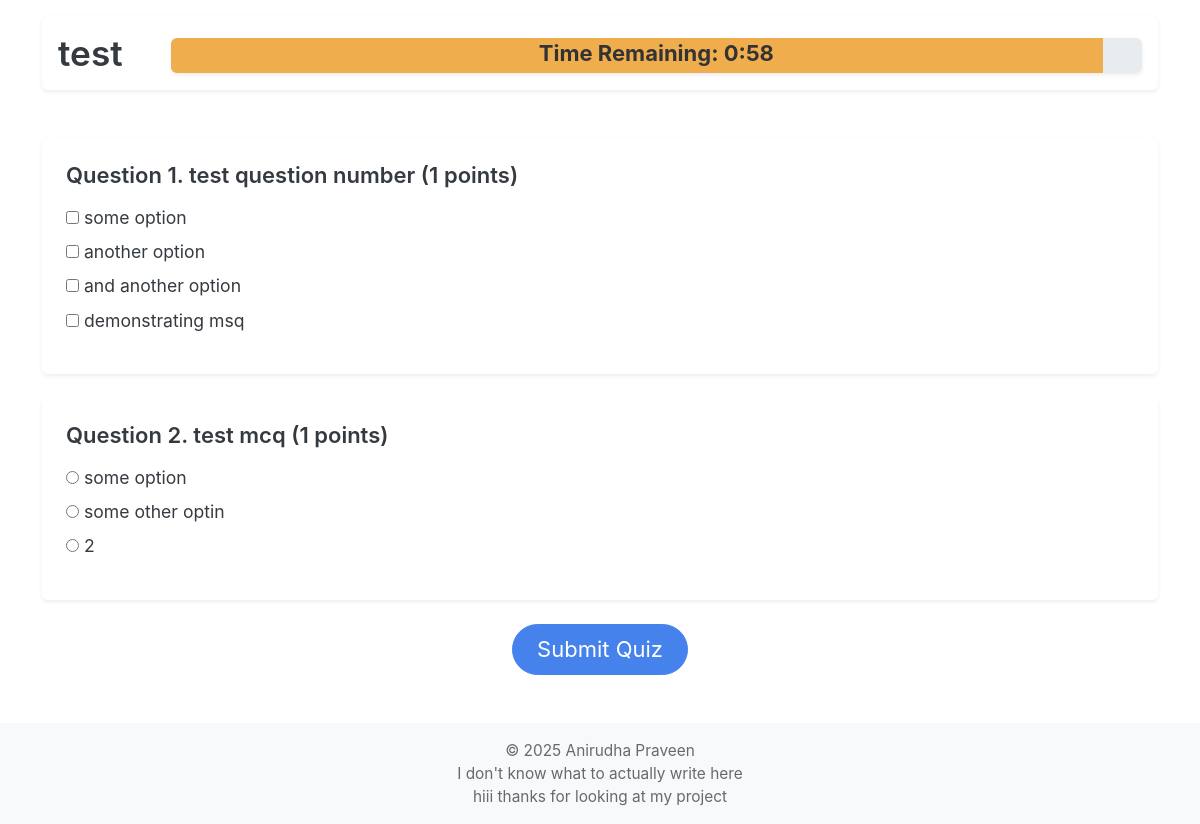
Page /user/11 (signed in) on the committed database.
### models/models.py (models this page shows)
class Quiz(db.Model):
    __tablename__ = "quiz"
    quiz_id: Mapped[id_pk]
    quiz_name: Mapped[str]
    chapter_id: Mapped[int]
    subject_id: Mapped[int]
    date: Mapped[Optional[date]]
    duration: Mapped[Optional[int]]  # minutes? hopefully
    remarks: Mapped[str]
    total_marks: Mapped[int] = mapped_column(default=0)
    questions: Mapped[List["Question"]] = relationship(
        back_populates="quiz", cascade="all,delete-orphan"
    )
    quiz_attempts: Mapped[List["QuizAttempt"]] = relationship(
        back_populates="quiz", cascade="all,delete-orphan"
    )
    chapter: Mapped["Chapter"] = relationship(back_populates="quizzes") # maybe change this
    __table_args__ = (
        ForeignKeyConstraint(
            ['subject_id', 'chapter_id'],  # Composite foreign key
            ['chapter.subject_id', 'chapter.chapter_id']
        ),
    )

class Question(db.Model):
    __tablename__ = "question"
    quiz_id: Mapped[int] = mapped_column(ForeignKey("quiz.quiz_id"))
    question_id: Mapped[id_pk]
    text: Mapped[str]
    marks: Mapped[int]
    quiz: Mapped["Quiz"] = relationship(back_populates="questions")
    options: Mapped[List["Option"]] = relationship(
        back_populates="question", cascade="all,delete-orphan"
    )
    is_msq: Mapped[bool] = mapped_column(default=False)

class Option(db.Model):
    __tablename__ = "option"
    option_id: Mapped[id_pk]
    question_id: Mapped[int] = mapped_column(ForeignKey("question.question_id"))
    text: Mapped[str]
    is_correct: Mapped[bool] = mapped_column(
        default=False
    )  # Assuming default is not correct
    question: Mapped["Question"] = relationship(back_populates="options")
    question_attempts: Mapped[List["QuestionAttempt"]] = relationship(
        secondary="selected_option",
        back_populates="selected_options"
    )

### routes/user_routes.py (the view)
@user_bp.route("/<int:quiz_id>", methods=["GET"])
def quiz(quiz_id):
    quiz = select_quiz(quiz_id)
    session[f"quiz{quiz_id}_start_time"] = datetime.now(
        timezone.utc
    )  # Record start time in session
    return render_template("user/quiz.html", quiz=quiz)

### routes/__init__.py (called while the page is built)
def init_login_manager(app):
    login_manager = LoginManager()
    login_manager.init_app(app)
    login_manager.login_view = "auth.login"  # goes to the login() function in auth_bp
    @login_manager.user_loader
    def load_user(user_id):
        return db.session.scalar(select(User).where(User.user_id == user_id))

### routes/user_routes.py (called while the page is built)
@user_bp.before_request  # makes it so you have to be logged in to access, and allows admin to access it too to test :)
@login_required
def user_required():
    pass

### utils/db_utils.py (called while the page is built)
def select_quiz(quiz_id):
    return db.session.scalar(select(Quiz).where(Quiz.quiz_id == quiz_id))

### templates/user/quiz.html (shortened to what this page needs)
{% extends "base.html" %}  {% block body %}
<div class="container sticky-top pt-3">
  <div class="card shadow-sm border-0">
    <div class="card-body p-3">
      <div class="d-flex align-items-center">
        <div class="me-5">
          <h2 class="card-title fw-semibold mb-0">{{ quiz.quiz_name }}</h2>
        </div>
        {% if quiz.duration %}
        <div class="flex-grow-1 mt-1">
          <div
            class="progress shadow-sm"
            role="progressbar"
            style="height: 35px"
          >
            <div
              id="timer-bar"
              class="progress-bar overflow-visible text-light text-center bg-warning"
              style="width: 100%"
            >
              <h5 class="progress-bar-title">
                Time Remaining: <span id="timer"></span>
              </h5>
            </div>
          </div>
        </div>
        {% endif %}
      </div>
    </div>
  </div>
</div>
<div class="container py-5">
  <form
    method="POST"
    id="quiz-form"
    action="{{ url_for('user.submit_quiz', quiz_id=quiz.quiz_id) }}"
  >
    {% if quiz.questions %} {% for question in quiz.questions %}
    <div class="mb-4">
      <div class="card shadow-sm border-0">
        <div class="card-body p-4">
          <h5 class="card-title fw-semibold mb-3">
            Question {{ loop.index }}. {{ question.text }} ({{ question.marks }}
            points)
          </h5>
          {% if question.options %} {% if question.is_msq %} {% set type =
          "checkbox" %} {% else %} {% set type = "radio" %} {% endif %}
          <ul class="list-unstyled">
            {% for option in question.options %}
            <li class="mb-2">
              <input
                type="{{type}}"
                name="question_{{ question.question_id }}[]"
                id="option_{{ option.option_id }}"
                value="{{ option.option_id }}"
              />
              <label for="option_{{ option.option_id }}">
                {{ option.text }}
              </label>
            </li>
            {% endfor %}
          </ul>
          {% else %}
          <p class="text-muted">No options available for this question.</p>
          {% endif %}
        </div>
      </div>
    </div>
    {% endfor %} {% else %}
    <div class="text-center py-5">
      <p class="text-muted mb-0">No questions available in this quiz.</p>
    </div>
    {% endif %} {% if quiz.questions %}
    <div class="text-center mt-4">
      <button type="submit" class="btn btn-primary btn-lg px-4">
        Submit Quiz
      </button>
    </div>
    {% endif %}
  </form>
</div>
 {% endblock %}

### rows in the picture
Quiz: quiz_name "test"
Question: text "test question number", marks "1"
Option: text "some option"
Option: text "another option"
Option: text "and another option"
Option: text "demonstrating msq"
Question: text "test mcq", marks "1"
Option: text "some option"
Option: text "some other optin"
Option: text "2"
